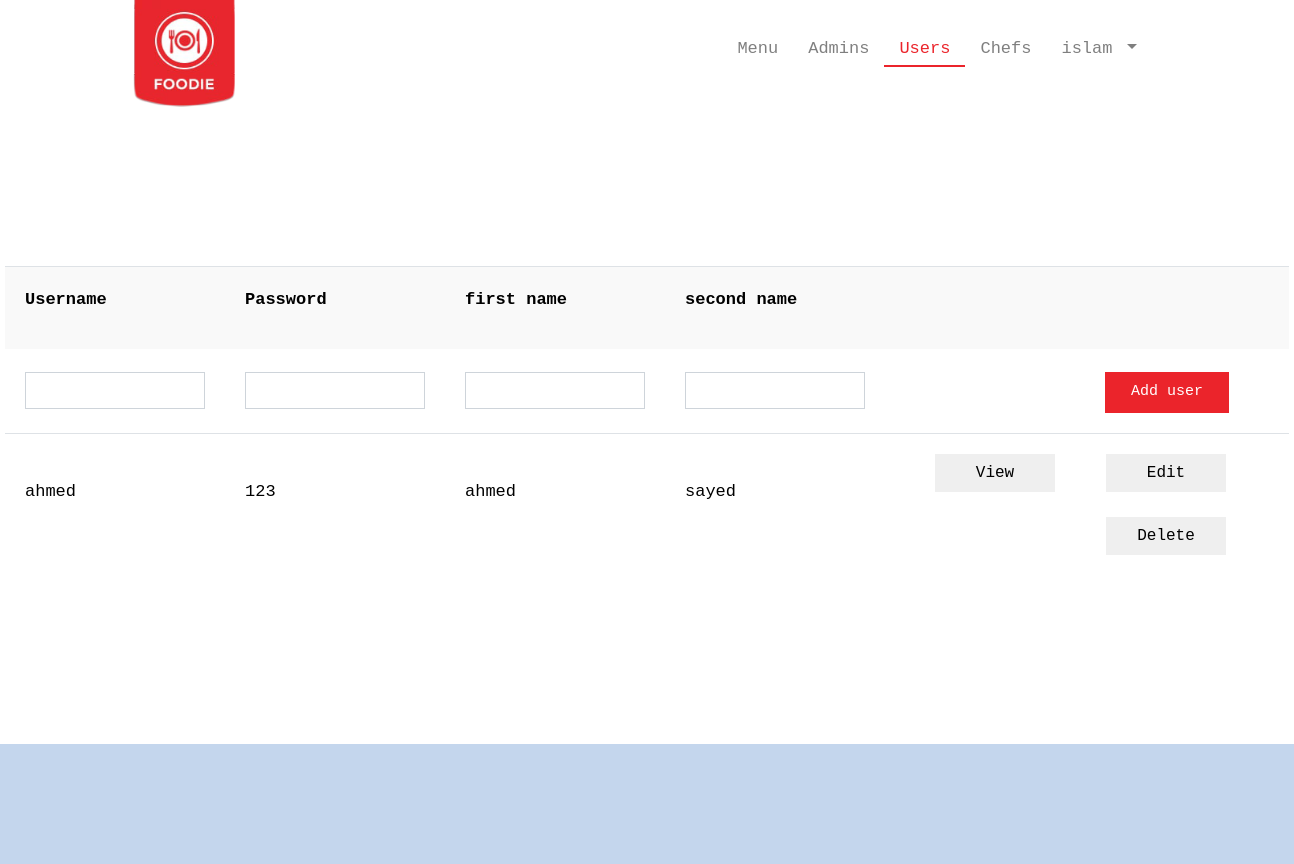
Screenshot of /users.php (signed in) with the database file from the repository.
### tables this page shows
CREATE TABLE `user` (
  `id` int(11) NOT NULL,
  `username` varchar(20) NOT NULL,
  `password` varchar(20) NOT NULL,
  `fname` varchar(10) NOT NULL,
  `sname` varchar(10) NOT NULL,
  `email` varchar(30) NOT NULL,
  `phone` int(11) NOT NULL,
  `city` varchar(10) NOT NULL
);

### DB.php (called while the page is built, shortened)
<?php
    class DataBase
    {
        private $pd=null;
        public function __construct($name){
            $this->pd=new PDO("mysql:host=localhost;dbname=$name","root","");
        }
        public function getRows($q,$arg){
            $stm= $this->pd->prepare($q);
            $stm->execute($arg);
            return $stm->fetchAll();
        }
    }
    $db=new DataBase("foodie");
?>

### users.php (the view, shortened to what this page needs)
<?php
    include("DB.php");
    if ( !isset($_SESSION['sess_user'])){
        header("Location:admin_login.php");
    }else{
        $user=$_SESSION['sess_user'];
    }
?>
<!DOCTYPE html>
<html>
<head>
    <link rel="stylesheet" href="css/bootstrap.css">
    <link rel="stylesheet" href="css/menu/css/rtl.css">
    <link rel="stylesheet" href="css/rtl.css">
    <link rel="stylesheet" href="css/style.css">
</head>
<body>
    <nav class="navbar navbar-expand-lg navbar-light bg-light bglt">
        <img class="navbar-brand" src="images/logo.png">
        <div class="collapse navbar-collapse" id="navbarTogglerDemo02">
            <ul class="navbar-nav ml-auto mt-2 mt-lg-0">
                <li class="nav-item ">
                    <a class="nav-link" href="menu.php">Menu <span class="sr-only">(current)</span></a>
                </li>
                <li class="nav-item ">
                    <a class="nav-link" href="admins.php">Admins <span class="sr-only">(current)</span></a>
                </li>
                <li class="nav-item active">
                    <a class="nav-link" href="users.php">Users <span class="sr-only">(current)</span></a>
                </li>
                <li class="nav-item ">
                    <a class="nav-link" href="chefs.php">Chefs <span class="sr-only">(current)</span></a>
                </li>
                <li class="nav-item ">
                    <a class="nav-link dropdown-toggle" data-toggle="dropdown" aria-haspopup="false" aria-expanded="true">
                        <?php echo $user?>
                    </a>
                </li>
            </ul>
        </div>
    </nav>
    <div class="alert">
             </div>
    <div align="center">
        <table class="table">
            <tr class="quesRow" scope="row">
                <th>
                    <label class="studName">Username</label>
                </th>
                <th>
                    <label class="studName">Password</label>
                </th>
                <th>
                    <label class="studName">first name</label>
                </th>
                <th>
                    <label class="studName">second name</label>
                </th>
                <th></th>
                <th></th>
                <th></th>
            </tr>
            <tr class="tr-add">
                <form action="users.php" method="GET">
                    <td>
                        <div class="countainer">
                            <input name="user" class="additem form-control" type="text" required>
                        </div>
                    </td>
                    <td>
                        <div class="countainer">
                            <input name="pass" class="additem form-control" type="text" required>
                        </div>
                    </td>
                    <td>
                        <div class="countainer">
                            <input name="fname" class="additem form-control" type="text" required>
                        </div>
                    </td>
                    <td>
                        <div class="countainer">
                            <input name="sname" class="additem form-control" type="text" required>
                        </div>
                    </td>
                    <td></td>
                    <td>
                        <button  class="orderBtn reserveBtn btn " data-toggle="modal" data-target="#exampleModalCenterAdd"> Add user</button>
                    </td>
                </form
            </tr>
            <?php
            $q1="SELECT * FROM `user` ";
            $rows=$db->getRows($q1,array());
            if(count($rows)>0){
                  $i=1;
                foreach($rows as $row)
                 {
                echo "
                <tr >
                    <td>
                        <br>
                        <span id=\"semesterName_$i\">$row[1]</span>
                        <br>
                        <br>
                    </td>
                    <td>
                        <br>
                        <span id=\"semesterName_$i\">$row[2]</span>
                        <br>
                        <br>
                    </td>
                    <td>
                        <br>
                        <span id=\"semesterName_$i\">$row[3]</span>
                        <br>
                        <br>
                    </td>
                    <td>
                        <br>
                        <span id=\"semesterName_$i\">$row[4]</span>
                        <br>
                        <br>
                    </td>
                    <td>
                        <div class=\"row_options\">
                            <button onclick=\"getAjax('$row[0]');\"class=\"editDel btn\" data-toggle=\"modal\" data-target=\"#exampleModalCenterPrev\">
                                View
                            </button>
                            <br>
                        </div>
                    </td>
                    <td >
                        <div class=\"row_options\">
                            <button onclick=\"getAjax('$row[0]');\"class=\"editDel btn\" data-toggle=\"modal\" data-target=\"#exampleModalCenter\">
                                Edit
                            </button>
                            <br><br>
                            <button onclick=\"getAjax('$row[0]');\"class=\"editDel btn\" data-toggle=\"modal\" data-target=\"#exampleModalCenterdel\">
                                Delete
                            </button>
                        </div>
                    </td>
                    <td>
                    </td>
                </tr>
                ";
                $i++;
                }
            }
            ?>
        </table>
    </div>
    <link rel='stylesheet' href='https://use.fontawesome.com/releases/v5.5.0/css/all.css'>
    <br>
    <br>
    <br>
    <br>
    <br>
    <br>
    <nav class=" nav navbar-bottom">
    </nav>
</html>

### css/menu/css/rtl.css (style rules this page uses)
.navbar-nav > li > a { padding-top: 40px; padding-bottom: 40px; }
.form-control { display: inline-block; width: 220px; }
label { margin-right: 20px; }
.table { max-width: 50%; color: black; margin-top: 70px; }
.click-row, .tr-add { transition: all 0.3s; }
.click-row td, .tr-add td { font-size: 17px; }
.row_options { display: inline-block; margin-left: 25%; }
.studName { display: inline-block; overflow: hidden; max-width: 282px; color:black; }
.table > thead > tr > th, .table > tbody > tr > th, .table > tfoot > tr > th, .table > thead > tr > td, .table > tbody > tr > td, .table > tfoot > tr > td { padding: 20px; }
.quesRow { background-color: #f9f9f9; transition: all 0.3s; border-bottom: 3px solid #fff; }
.navbar-bottom { height: 120px; background-color: #c4d6ed; }

### css/rtl.css (style rules this page uses)
.bglt { background-color: white !important; //border-top: 2px solid #eb242b; height: 70px; }
.navbar-collapse { position: sticky; right: 50%; padding-bottom: 42px; }
.navbar-brand { width: 110px; height: 130px; padding: 0px; margin-top: 20px; position: sticky; left: 10%; }
.navbar-light .navbar-nav .show > .nav-link, .navbar-light .navbar-nav > .nav-link, .navbar-light .navbar-nav .nav-link.show, .navbar-light .navbar-nav .nav-link { padding-left: 15px; padding-right: 15px; margin-top: 35px; padding-bottom: 3px; cursor: pointer; user-select: auto; }
.navbar-light .navbar-nav .show > .nav-link, .navbar-light .navbar-nav .active > .nav-link, .navbar-light .navbar-nav .nav-link.show, .navbar-light .navbar-nav .nav-link.active { color:#eb242b; border-bottom: 2px solid; }
li { background-color: white; }
.form-control { border-radius: 0px; width:180px; font-size: 15px; }
a { color: #515151; }

### css/style.css (style rules this page uses)
body { font-family: monospace; font-size: 17px; }
.reserveBtn { background-color: #eb242b; color:white; padding: 8px 25px; font-size: 15px; border-radius: 0px; transition: all 0.3s; }
.orderBtn { margin-left: 40px; }
.additem { margin-left: 0px; }
.alert { width:40%; margin-top: 100px; z-index: -1 !important; }
.editDel { width: 81px; border-radius: 0px; width:120px; }

### rows the page displays
user: username "ahmed", password "123", fname "ahmed", sname "sayed"

### other values shown
$user "islam"
